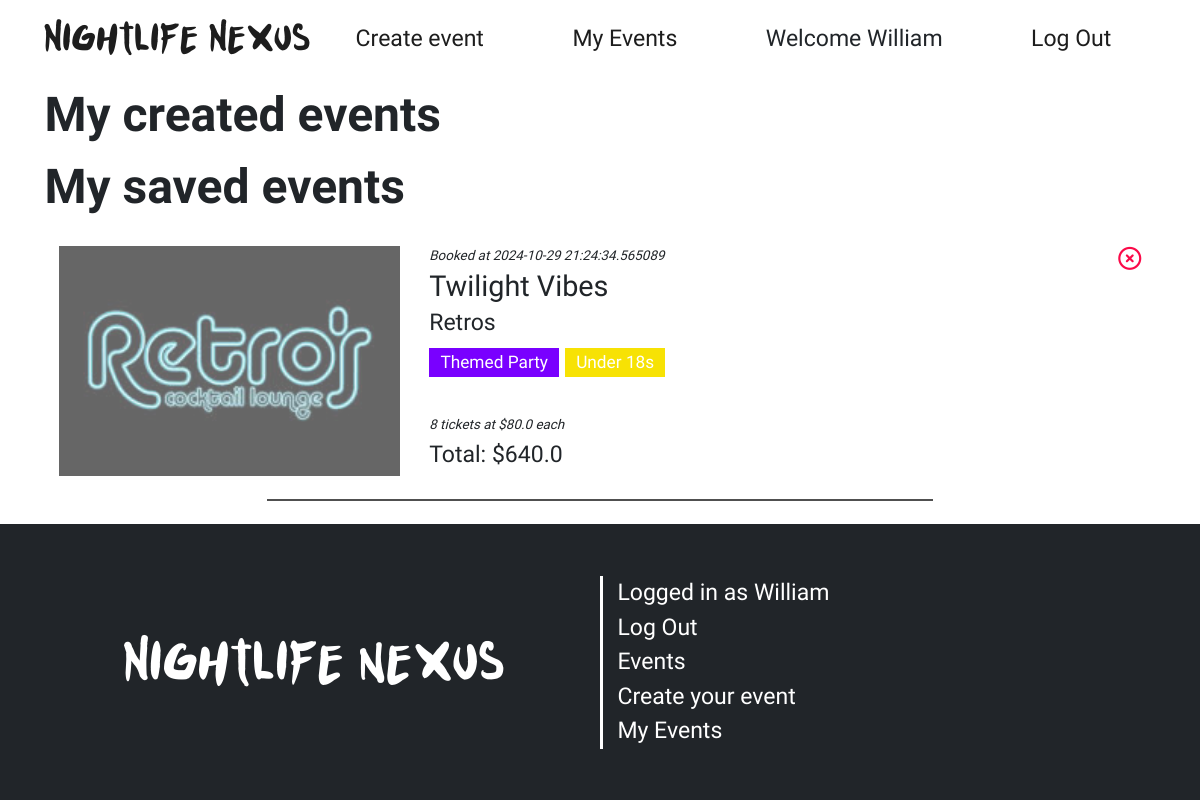
/events/bookings (signed in), run on an earlier commit of the app's database.
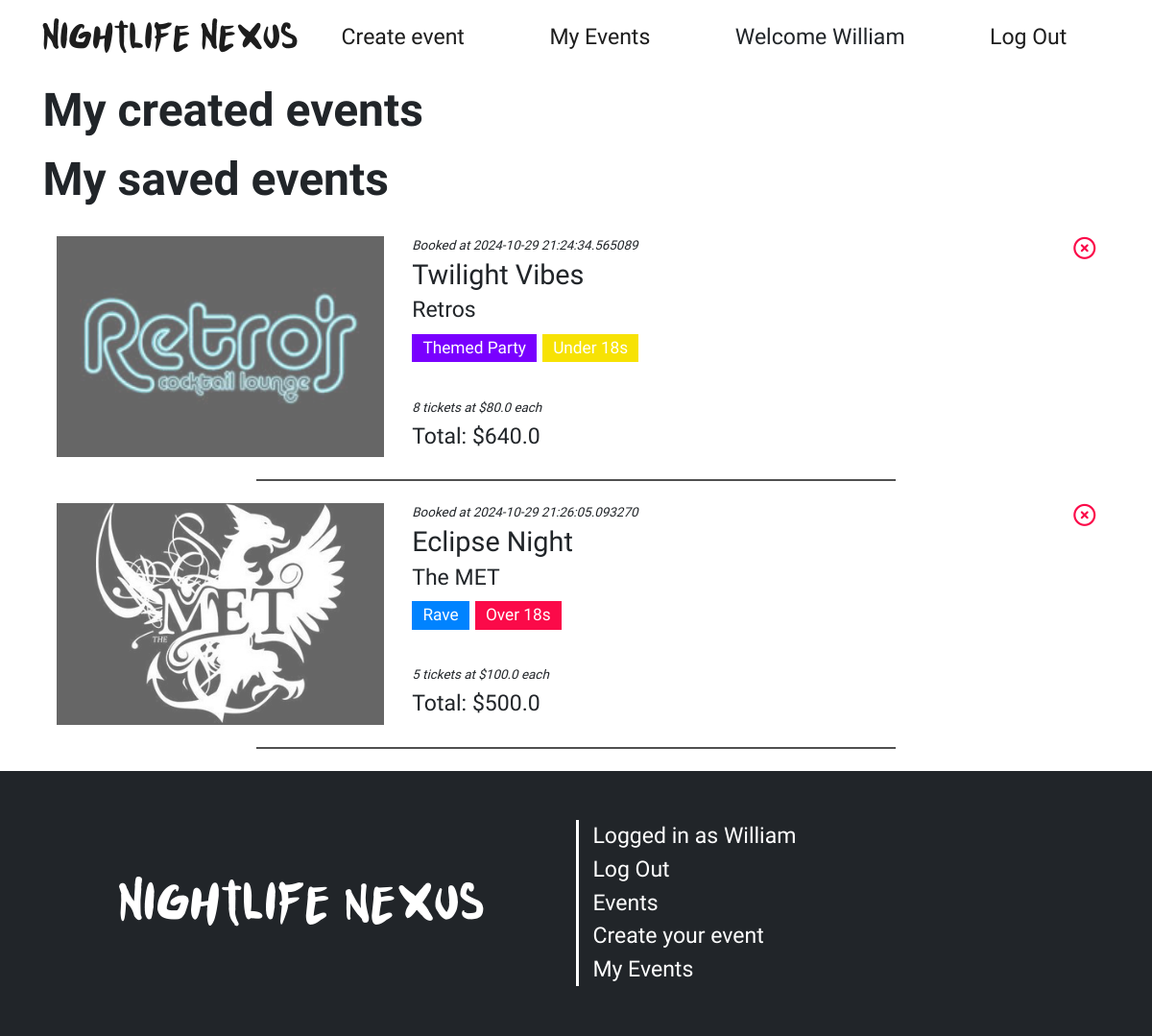
And on a later commit of the database.
### website/models.py (models this page shows, shortened)
class User(db.Model, UserMixin):
    __tablename__ = 'users'
    id = db.Column(db.Integer, primary_key=True)
    first_name = db.Column(db.String(50), nullable=False)
    surname = db.Column(db.String(50), nullable=False)
    email = db.Column(db.String(120), unique=True, nullable=False)
    password = db.Column(db.String(255), nullable=False)  # Make sure to hash passwords in practice
    contact_number = db.Column(db.String(15), nullable=False)
    street_address = db.Column(db.String(255), nullable=False)

class Bookings(db.Model):
    __tablename__ = 'bookings'
    id = db.Column(db.Integer, primary_key=True)
    price = db.Column(db.Float(2), nullable=False)
    quantity = db.Column(db.Integer, nullable=False)
    booked_date = db.Column(db.DateTime, default=datetime.now())
    event_id = db.Column(db.Integer, db.ForeignKey('events.id'))
    user_id = db.Column(db.Integer, db.ForeignKey('users.id'))

class Events(db.Model):
    __tablename__ = 'events'
    id = db.Column(db.Integer, primary_key=True)
    title = db.Column(db.String(50), nullable=False)
    desc = db.Column(db.String(200), nullable=False)
    image = db.Column(db.String(100), nullable=False)  # Store the image file path
    date = db.Column(db.Integer, nullable=False)       # Store the selected date of the event
    month = db.Column(db.String(3), nullable=False)    # Store the selected month ('Jan', 'Feb')
    nightclub = db.Column(db.String(50), nullable=False)
    event_type = db.Column(db.String(50), nullable=False)
    age_range = db.Column(db.String(50), nullable=False)
    user_id = db.Column(db.Integer, db.ForeignKey('users.id'))
    time = db.Column(db.String(7), nullable=False)
    price = db.Column(db.Float(2), nullable=False)
    tickets = db.Column(db.Integer, nullable=False)

### website/events.py (the view)
@event_bp.route('/bookings')
@login_required
def bookings():
    user_events = db.session.query(Events).filter(Events.user_id == current_user.id)
    for e in user_events:
       e.inactive = inactive(e.date,e.month)
    booked = db.session.query(Bookings, Events).filter(Events.id == Bookings.event_id, Bookings.user_id == current_user.id).all()
    return render_template('bookings.html', bookings=booked, user_events=user_events)

### website/__init__.py (called while the page is built)
def create_app():
    app = Flask(__name__)  # This is the name of the module/package that is calling this app
    app.debug = True
    app.secret_key = 'somesecretkey'
    app.config['SQLALCHEMY_DATABASE_URI'] = 'sqlite:///event_booking.db'  # Use one database
    app.config['SQLALCHEMY_TRACK_MODIFICATIONS'] = False  # To suppress SQLAlchemy warning
    db.init_app(app)
    Bootstrap5(app)
    login_manager = LoginManager()
    login_manager.login_view = 'auth.login'
    login_manager.init_app(app)
    from .models import User
    @login_manager.user_loader
    def load_user(user_id):
        return db.session.scalar(db.select(User).where(User.id == user_id))
    from . import views
    app.register_blueprint(views.main_bp)
    from . import events
    app.register_blueprint(events.event_bp)
    from . import auth
    app.register_blueprint(auth.auth_bp)
    return app

### website/templates/bookings.html (shortened to what this page needs)
{% extends 'base.html' %}
{% block content %}
        <div class="container">
            {% if user_events %}
            <div class="">
                <div class="d-flex flex-column">
                    <h1 class="modal-title" id="exampleModalLabel">My created events</h1>
                </div>
            </div>
            {% endif %}
            <div class="">
                <div class="d-flex flex-column">
                    <h1 class="modal-title" id="exampleModalLabel">My saved events</h1>
                </div>
            </div>
            <div>
            {% if bookings %}
                {% for booking in bookings %}
                    <form class="row modalEvent" action="{{ url_for('events.removeBooking', id=booking[0].id)}}">
                        <button id="close" type="submit" onclick="return confirm('Are you sure you want to remove this booking? Changes cannot be reversed.')"><i class="fa-regular fa-circle-xmark"></i></button>
                        <div class="col-md-4">
                            <a href="{{ url_for('events.show', id=booking[1].id) }}" class="aImg">
                                <img src="{{ booking[1].image }}" />
                            </a>
                        </div>
                        <div class="col-md-5 eventsList">
                            <span id="bookingID">Booked at {{ booking[0].booked_date }}</span>
                            <h4>{{ booking[1].title }}</h4>
                            <p>{{ booking[1].nightclub }}</p>
                            <span class="badge ev-{{ booking[1].event_type }}">{% if booking[1].event_type == 'theme' %}Themed Party{% elif booking[1].event_type == 'rave' %}Rave{% else %}DJ Set{% endif %}</span>
                            <span class="badge age-{{ booking[1].age_range }}">{% if booking[1].age_range == 'ov18' %}Over 18s{% elif booking[1].age_range == 'un18' %}Under 18s{% else %}All ages{% endif %}</span>
                            <br><br>
                            <span id="bookingID">{{ booking[0].quantity }} tickets at ${{ booking[0].price }} each</span>
                            <p>Total: ${{ booking[0].quantity * booking[0].price }}</p>
                        </div>
                    </form>
                {% endfor %}
            {%else%}
                <div class="h-50 d-flex align-items-center justify-content-center">
                    <h4>No events saved! Events you book will be shown here.</h4>
                </div>
            {% endif %}
            </div>
        </div>
{% endblock %}

### website/templates/base.html (shortened to what this page needs)
<html lang="en">
<head>
    <link href="https://cdn.jsdelivr.net/npm/bootstrap@5.3.3/dist/css/bootstrap.min.css" rel="stylesheet">
    <link href="/static/style/style.css" rel="stylesheet">
</head>
<body>
    <main class="{{background}}">
        <header class="navbar navbar-expand-lg flex-column">
            <div class="container">
                <a href="/"><h3 class="logo">Nightlife Nexus</h3></a>
                <div class="collapse navbar-collapse" id="navbar">
                    <ul class="navbar-nav nav w-100">
                        <li class="nav-item flex-fill"><a href="{{ url_for('events.create') }}">Create event</a></li>
                        <li class="nav-item flex-fill"><a href="{{ url_for('events.bookings') }}">My Events</a></li>
                        {% if current_user.is_authenticated %}
                        <li class="nav-item flex-fill"><p style="margin: 0">Welcome {{current_user.first_name}}</p></li>
                        <li class="nav-item flex-fill"><a href="{{ url_for('auth.logout') }}">Log Out</a></li>
                        {% else %}
                        <li class="nav-item flex-fill"><a href="{{ url_for('auth.register') }}">Register</a></li>
                        <li class="nav-item flex-fill"><a href="{{ url_for('auth.login') }}">Log In</a></li>
                        {% endif %}
                    </ul>
                </div>
            </div>
        </header>
        {% block content %}
        {% endblock %}
    </main>
    <footer>
        <div class="container">
            <div class="row align-items-center">
                <div class="col-md-6 d-flex justify-content-center align-items-center">
                    <h1 class="logo">Nightlife nexus</h1>
                </div>
                <div class="col-md-6 d-flex border-start align-items-center">
                    <ul class="list-group list-group-flush">
                        {% if current_user.is_authenticated %}
                        <li class="list-group-item"><p style="margin:0; color: white">Logged in as {{current_user.first_name}}</p></li>
                        <li class="list-group-item"><a href="{{ url_for('auth.logout') }}">Log Out</a></li>
                        {% else %}
                        <li class="list-group-item"><a href="{{ url_for('auth.login') }}">Log In</a></li>
                        {% endif %}
                        <li class="list-group-item"><a href="/">Events</a></li>
                        <li class="list-group-item"><a href="/events/create">Create your event</a></li>
                        <li class="list-group-item"><a href="/bookings">My Events</a></li>
                    </ul>
                </div>
            </div>
        </div>
    </footer>
</body>
</html>

### website/static/style/style.css (style rules this page uses)
:root { --main-blue: #0083ff; --main-purple: #7900ff; --main-pink: #ee00ab; --main-green: #00eeb1; --main-yellow: #f7e204; --main-red: #fb0a49; --main-orange: #f7a104; --purple-2: #4b3bff; --main-grey: #cacaca; }
html, body { font-family: "Lexend", sans-serif; font-weight: 400; font-size: 1.2em; min-height: 100vh; }
.navbar { text-align: center; padding: 1rem; }
.navbar a, .navbar button { transition: 200ms ease-in-out; color: #1d1d1d; text-decoration: none; }
footer a, footer button { transition: 200ms ease-in-out; }
.logo { font-family: "Punkboy"; margin: 0; text-align: center; }
h1, h2, h3 { font-family: "Lexend Exa", system-ui; font-optical-sizing: auto; font-weight: 700; font-style: normal; }
footer { background: var(--bs-body-color); min-height: 12em; display: flex; align-items: center; justify-content: center; color: white; }
footer ul { text-align: left; }
footer .list-group-item { background: none; padding: 0.2em; }
footer a, footer button { color: white; text-decoration: none; padding: 0; }
footer .border-end, footer .border-start { border-color: white !important; }
ul { margin-bottom: 0; }
.list-group-flush .list-group-item { border: none; background: transparent; padding: 0; }
.badge { display: inline-block; border-radius: 0; font-weight: 500; }
.ev-rave { background: var(--main-blue); }
.ev-theme { background: var(--main-purple) }
.age-un18 { background: var(--main-yellow) }
.age-ov18 { background: var(--main-red) }
.event p, h1 { margin: 0; }
.border-top, .border-bottom, .border-end, .border-start { border-color: black !important; border-width: 3px !important; }
.aImg img { width: 100%; height: 10em; object-fit: cover; opacity: 0.6; transition: 200ms ease-in-out }
.eventsList h4, .eventsList p, .eventsList span { margin: 3px 0; }
.modalEvent { margin: 1em 0; }
.modalEvent::after { content: ""; background: #505050; height: 2px; width: 60%; margin: 1em 20% 0 20%; }
#close, #edit { float: right; color: var(--main-red); background: none; border: 0; display: flex; align-items: end; flex-direction: column; width: 100%; height: 2em; margin-bottom: -2em; }
#bookingID { font-size: 0.7rem; font-style: italic; }

What changed in the data, as far as the page shows it:
added Bookings: image (picture), booked_date "2024-10-29 21:26:05.093270", title "Eclipse Night", nightclub "The MET", shows "Rave", shows "Over 18s", quantity "5", price "100.0", booking[0].quantity*booking[0].price "500.0"
